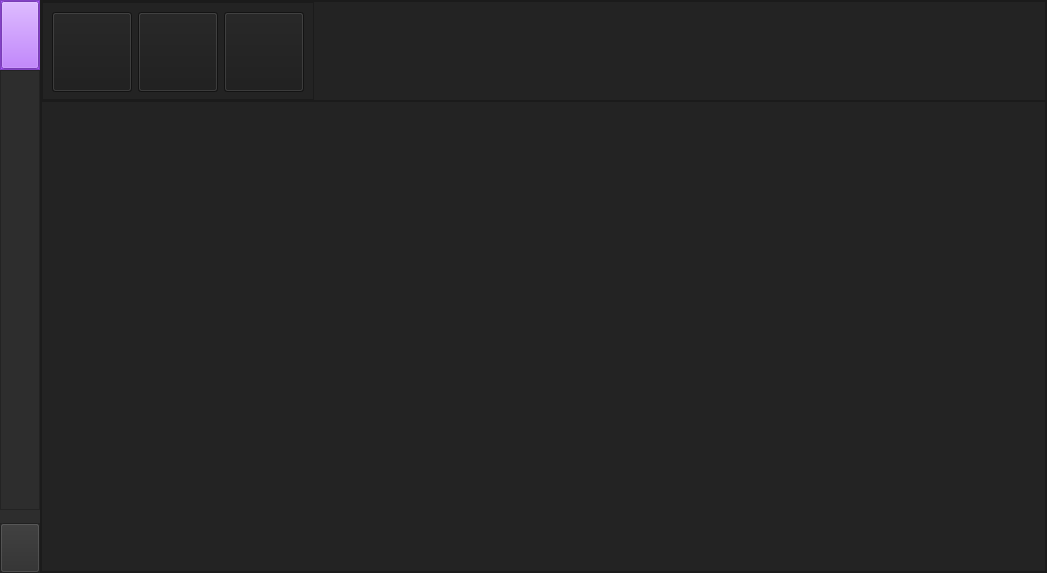
<?xml version="1.0" encoding="UTF-8"?>
<ui version="4.0">
 <class>MainWindow</class>
 <widget class="QMainWindow" name="MainWindow">
  <property name="geometry">
   <rect>
    <x>0</x>
    <y>0</y>
    <width>1047</width>
    <height>573</height>
   </rect>
  </property>
  <property name="minimumSize">
   <size>
    <width>1000</width>
    <height>500</height>
   </size>
  </property>
  <property name="windowTitle">
   <string>MainWindow</string>
  </property>
  <property name="styleSheet">
   <string notr="true">background-color: rgb(45, 45, 45);</string>
  </property>
  <widget class="QWidget" name="centralwidget">
   <layout class="QHBoxLayout" name="horizontalLayout">
    <property name="spacing">
     <number>0</number>
    </property>
    <property name="leftMargin">
     <number>0</number>
    </property>
    <property name="topMargin">
     <number>0</number>
    </property>
    <property name="rightMargin">
     <number>0</number>
    </property>
    <property name="bottomMargin">
     <number>0</number>
    </property>
    <item>
     <widget class="QFrame" name="Left_Bar">
      <property name="minimumSize">
       <size>
        <width>0</width>
        <height>0</height>
       </size>
      </property>
      <property name="maximumSize">
       <size>
        <width>40</width>
        <height>16777215</height>
       </size>
      </property>
      <property name="frameShape">
       <enum>QFrame::NoFrame</enum>
      </property>
      <property name="frameShadow">
       <enum>QFrame::Raised</enum>
      </property>
      <layout class="QVBoxLayout" name="verticalLayout">
       <property name="spacing">
        <number>0</number>
       </property>
       <property name="leftMargin">
        <number>0</number>
       </property>
       <property name="topMargin">
        <number>0</number>
       </property>
       <property name="rightMargin">
        <number>0</number>
       </property>
       <property name="bottomMargin">
        <number>0</number>
       </property>
       <item alignment="Qt::AlignTop">
        <widget class="QFrame" name="frame_menu">
         <property name="minimumSize">
          <size>
           <width>40</width>
           <height>70</height>
          </size>
         </property>
         <property name="maximumSize">
          <size>
           <width>40</width>
           <height>70</height>
          </size>
         </property>
         <property name="font">
          <font>
           <stylestrategy>PreferDefault</stylestrategy>
          </font>
         </property>
         <property name="styleSheet">
          <string notr="true">background-color: rgb(170, 85, 255);</string>
         </property>
         <property name="frameShape">
          <enum>QFrame::StyledPanel</enum>
         </property>
         <property name="frameShadow">
          <enum>QFrame::Raised</enum>
         </property>
         <layout class="QVBoxLayout" name="verticalLayout_3">
          <property name="spacing">
           <number>0</number>
          </property>
          <property name="leftMargin">
           <number>0</number>
          </property>
          <property name="topMargin">
           <number>0</number>
          </property>
          <property name="rightMargin">
           <number>0</number>
          </property>
          <property name="bottomMargin">
           <number>0</number>
          </property>
          <item>
           <widget class="QPushButton" name="menuButton">
            <property name="sizePolicy">
             <sizepolicy hsizetype="Expanding" vsizetype="Expanding">
              <horstretch>0</horstretch>
              <verstretch>0</verstretch>
             </sizepolicy>
            </property>
            <property name="styleSheet">
             <string notr="true"/>
            </property>
            <property name="text">
             <string/>
            </property>
           </widget>
          </item>
         </layout>
        </widget>
       </item>
       <item>
        <widget class="QFrame" name="frame">
         <property name="minimumSize">
          <size>
           <width>40</width>
           <height>440</height>
          </size>
         </property>
         <property name="maximumSize">
          <size>
           <width>16777215</width>
           <height>16777215</height>
          </size>
         </property>
         <property name="frameShape">
          <enum>QFrame::StyledPanel</enum>
         </property>
         <property name="frameShadow">
          <enum>QFrame::Raised</enum>
         </property>
        </widget>
       </item>
       <item alignment="Qt::AlignBottom">
        <widget class="QFrame" name="frame_left">
         <property name="minimumSize">
          <size>
           <width>40</width>
           <height>50</height>
          </size>
         </property>
         <property name="maximumSize">
          <size>
           <width>40</width>
           <height>50</height>
          </size>
         </property>
         <property name="frameShape">
          <enum>QFrame::StyledPanel</enum>
         </property>
         <property name="frameShadow">
          <enum>QFrame::Raised</enum>
         </property>
         <widget class="QPushButton" name="btn_info">
          <property name="geometry">
           <rect>
            <x>0</x>
            <y>0</y>
            <width>40</width>
            <height>50</height>
           </rect>
          </property>
          <property name="minimumSize">
           <size>
            <width>40</width>
            <height>50</height>
           </size>
          </property>
          <property name="maximumSize">
           <size>
            <width>40</width>
            <height>60</height>
           </size>
          </property>
          <property name="text">
           <string/>
          </property>
         </widget>
        </widget>
       </item>
      </layout>
     </widget>
    </item>
    <item>
     <widget class="QFrame" name="Content">
      <property name="styleSheet">
       <string notr="true">background-color: rgb(35, 35, 35);</string>
      </property>
      <property name="frameShape">
       <enum>QFrame::StyledPanel</enum>
      </property>
      <property name="frameShadow">
       <enum>QFrame::Raised</enum>
      </property>
      <layout class="QVBoxLayout" name="verticalLayout_2">
       <property name="spacing">
        <number>0</number>
       </property>
       <property name="leftMargin">
        <number>0</number>
       </property>
       <property name="topMargin">
        <number>0</number>
       </property>
       <property name="rightMargin">
        <number>0</number>
       </property>
       <property name="bottomMargin">
        <number>0</number>
       </property>
       <item>
        <widget class="QFrame" name="frame_top_menu">
         <property name="minimumSize">
          <size>
           <width>0</width>
           <height>100</height>
          </size>
         </property>
         <property name="maximumSize">
          <size>
           <width>16777215</width>
           <height>100</height>
          </size>
         </property>
         <property name="styleSheet">
          <string notr="true">background-color: rgb(35, 35, 35);</string>
         </property>
         <property name="frameShape">
          <enum>QFrame::StyledPanel</enum>
         </property>
         <property name="frameShadow">
          <enum>QFrame::Raised</enum>
         </property>
         <layout class="QHBoxLayout" name="horizontalLayout_3">
          <property name="spacing">
           <number>0</number>
          </property>
          <property name="leftMargin">
           <number>0</number>
          </property>
          <property name="topMargin">
           <number>0</number>
          </property>
          <property name="rightMargin">
           <number>0</number>
          </property>
          <property name="bottomMargin">
           <number>0</number>
          </property>
          <item alignment="Qt::AlignLeft|Qt::AlignVCenter">
           <widget class="QFrame" name="Apps">
            <property name="frameShape">
             <enum>QFrame::StyledPanel</enum>
            </property>
            <property name="frameShadow">
             <enum>QFrame::Raised</enum>
            </property>
            <layout class="QHBoxLayout" name="horizontalLayout_4">
             <item>
              <widget class="QPushButton" name="MainMenu_btn">
               <property name="minimumSize">
                <size>
                 <width>80</width>
                 <height>80</height>
                </size>
               </property>
               <property name="styleSheet">
                <string notr="true">QPushButton{
	
	background-color: rgb(27, 27, 27);
}
QPushButton:hover{
	
	background-color:rgb(185, 32, 185);
}</string>
               </property>
               <property name="text">
                <string/>
               </property>
              </widget>
             </item>
             <item>
              <widget class="QPushButton" name="BCalc_btn">
               <property name="minimumSize">
                <size>
                 <width>80</width>
                 <height>80</height>
                </size>
               </property>
               <property name="styleSheet">
                <string notr="true">QPushButton{
	
	background-color: rgb(27, 27, 27);
}
QPushButton:hover{
	
	background-color:rgb(185, 32, 185);
}</string>
               </property>
               <property name="text">
                <string/>
               </property>
              </widget>
             </item>
             <item>
              <widget class="QPushButton" name="BMedia_btn">
               <property name="minimumSize">
                <size>
                 <width>80</width>
                 <height>80</height>
                </size>
               </property>
               <property name="styleSheet">
                <string notr="true">QPushButton{
	
	background-color: rgb(27, 27, 27);
}
QPushButton:hover{
	
	background-color:rgb(185, 32, 185);
}</string>
               </property>
               <property name="text">
                <string/>
               </property>
              </widget>
             </item>
            </layout>
           </widget>
          </item>
         </layout>
        </widget>
       </item>
       <item>
        <widget class="QFrame" name="frame_pages">
         <property name="frameShape">
          <enum>QFrame::StyledPanel</enum>
         </property>
         <property name="frameShadow">
          <enum>QFrame::Raised</enum>
         </property>
         <layout class="QVBoxLayout" name="verticalLayout_4">
          <item>
           <widget class="QStackedWidget" name="Pages_Widget">
            <property name="currentIndex">
             <number>0</number>
            </property>
            <widget class="QWidget" name="page_Main">
             <layout class="QGridLayout" name="gridLayout">
              <item row="0" column="0">
               <widget class="QLabel" name="logo">
                <property name="minimumSize">
                 <size>
                  <width>0</width>
                  <height>0</height>
                 </size>
                </property>
                <property name="maximumSize">
                 <size>
                  <width>550</width>
                  <height>500</height>
                 </size>
                </property>
                <property name="text">
                 <string/>
                </property>
                <property name="pixmap">
                 <pixmap>gray_logo.png</pixmap>
                </property>
                <property name="scaledContents">
                 <bool>true</bool>
                </property>
                <property name="alignment">
                 <set>Qt::AlignCenter</set>
                </property>
               </widget>
              </item>
             </layout>
            </widget>
            <widget class="QWidget" name="page_BCalc">
             <widget class="QLabel" name="label">
              <property name="geometry">
               <rect>
                <x>260</x>
                <y>150</y>
                <width>341</width>
                <height>151</height>
               </rect>
              </property>
              <property name="text">
               <string>BCALC</string>
              </property>
              <property name="alignment">
               <set>Qt::AlignCenter</set>
              </property>
             </widget>
            </widget>
            <widget class="QWidget" name="page_BMedia">
             <widget class="QLabel" name="label_2">
              <property name="geometry">
               <rect>
                <x>290</x>
                <y>210</y>
                <width>291</width>
                <height>151</height>
               </rect>
              </property>
              <property name="text">
               <string>BMEDIA</string>
              </property>
              <property name="alignment">
               <set>Qt::AlignCenter</set>
              </property>
             </widget>
            </widget>
           </widget>
          </item>
         </layout>
        </widget>
       </item>
      </layout>
     </widget>
    </item>
   </layout>
  </widget>
 </widget>
 <resources/>
 <connections/>
</ui>
